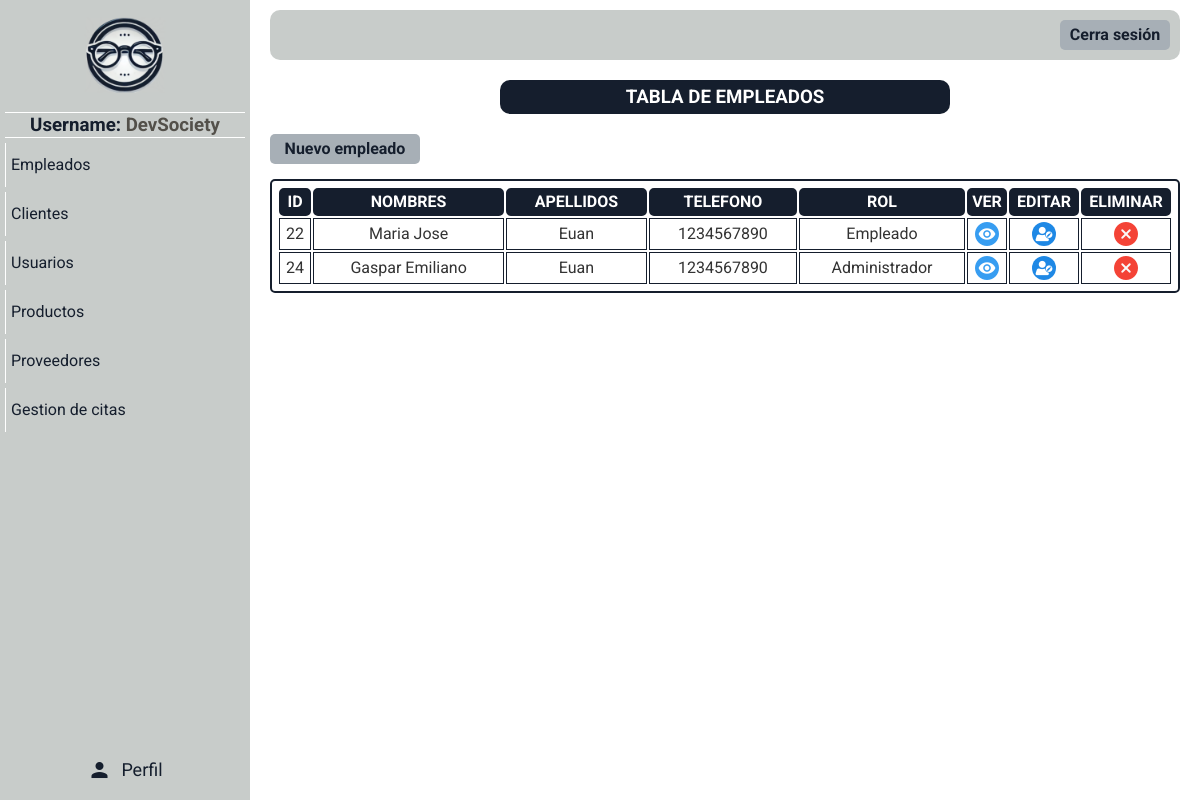
The app's page /paginas/mostrar_empleados.php (signed in), older data.
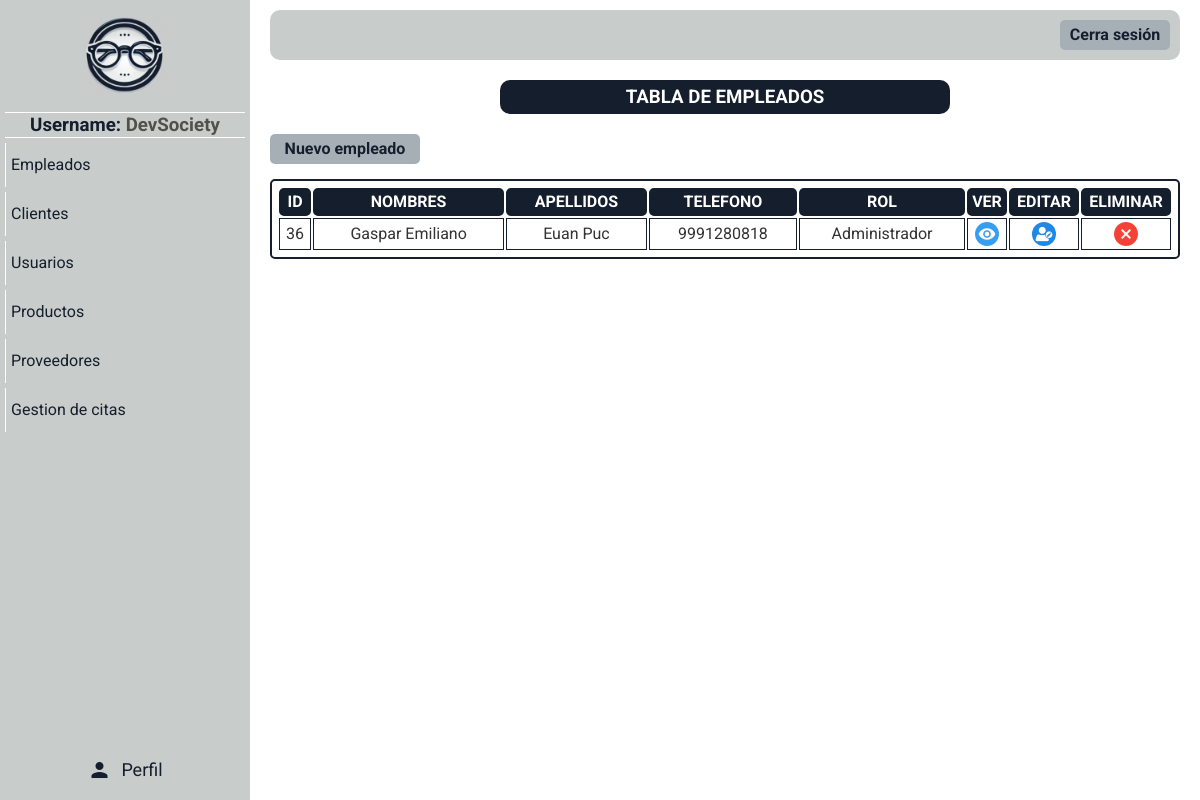
The same page, newer data.
### tables this page shows
CREATE TABLE `empleados` (
  `id_empleado` int(10) NOT NULL,
  `nombres` varchar(100) DEFAULT NULL,
  `apellidos` varchar(100) DEFAULT NULL,
  `correo` varchar(100) DEFAULT NULL,
  `telefono` varchar(15) DEFAULT NULL,
  `direccion` varchar(255) DEFAULT NULL,
  `rol` varchar(50) DEFAULT NULL,
  `fecha_contratacion` date DEFAULT NULL,
  `usuario` varchar(50) DEFAULT NULL,
  `contrasena` varchar(255) DEFAULT NULL,
  `codigo_empleado` int(11) DEFAULT NULL
);

### paginas/mostrar_empleados.php (the view, shortened to what this page needs)
<!DOCTYPE html>
<html lang="es">
<head>
</head>
<body>
    <?php include "menu_panel.php";
    ?>
    <div class="usuarios-content main-content">
        <div class="titulo">
            <h3>TABLA DE EMPLEADOS</h3>
        </div>
        <div class="opciones-btn">
            <div class="btn-nuevo-cliente btn">
                <a href="registrar_empleado.php">Nuevo empleado</a>
            </div>
        </div>
        <table>
            <tr>
                <th>ID</th>
                <th>NOMBRES</th>
                <th>APELLIDOS</th>
                <th>TELEFONO</th>
                <th>ROL</th>
                <th>VER</th>
                <th>EDITAR</th>
                <th>ELIMINAR</th>
            </tr>
            <?php
            require "../php/conexion.php";
            $datos_usuario = "SELECT * FROM empleados where id_empleado >= '2' AND id_empleado != '1' ORDER BY id_empleado ASC";
            $resultado = mysqli_query($conectar, $datos_usuario);
            while ($fila = mysqli_fetch_assoc($resultado)) { ?>
                <tr>
                    <td> <?php echo "$fila[id_empleado]" ?></td>
                    <td> <?php echo "$fila[nombres]" ?></td>
                    <td> <?php echo "$fila[apellidos]" ?></td>
                    <td> <?php echo "$fila[telefono]" ?></td>
                    <td> <?php echo "$fila[rol]" ?></td>
                    <td class="btn-ver"> <a href="../paginas/ver_empleado.php?origen=empleados&id=<?php echo $fila['id_empleado']; ?>"><img src="../imagenes/ojo.png" alt=""></a></td>
                    <td class="btn-editar"> <a href="../paginas/editar_empleado.php?origen=empleados&id=<?php echo $fila['id_empleado']; ?>"><img src="../imagenes/edit.png" alt=""></a></td>
                    <td class="btn-eliminar"> <a href="#" onClick="validar('../php/delete_empleado.php?id=<?php echo $fila['id_empleado']; ?>','<?php echo addslashes($fila['nombres']) . " " . addslashes($fila['apellidos']); ?>');"><img src="../imagenes/borrar.png" alt=""></a></td>
                </tr>
            <?php
            }
            ?>
        </table>
    </div>
</body>
</html>

Row changes from the older to the newer data that the page shows:
removed empleados: id_empleado "22", nombres "Maria Jose", apellidos "Euan", telefono "1234567890", rol "Empleado"
removed empleados: id_empleado "24", nombres "Gaspar Emiliano", apellidos "Euan", telefono "1234567890", rol "Administrador"
added empleados: id_empleado "36", nombres "Gaspar Emiliano", apellidos "Euan Puc", telefono "9991280818", rol "Administrador"
